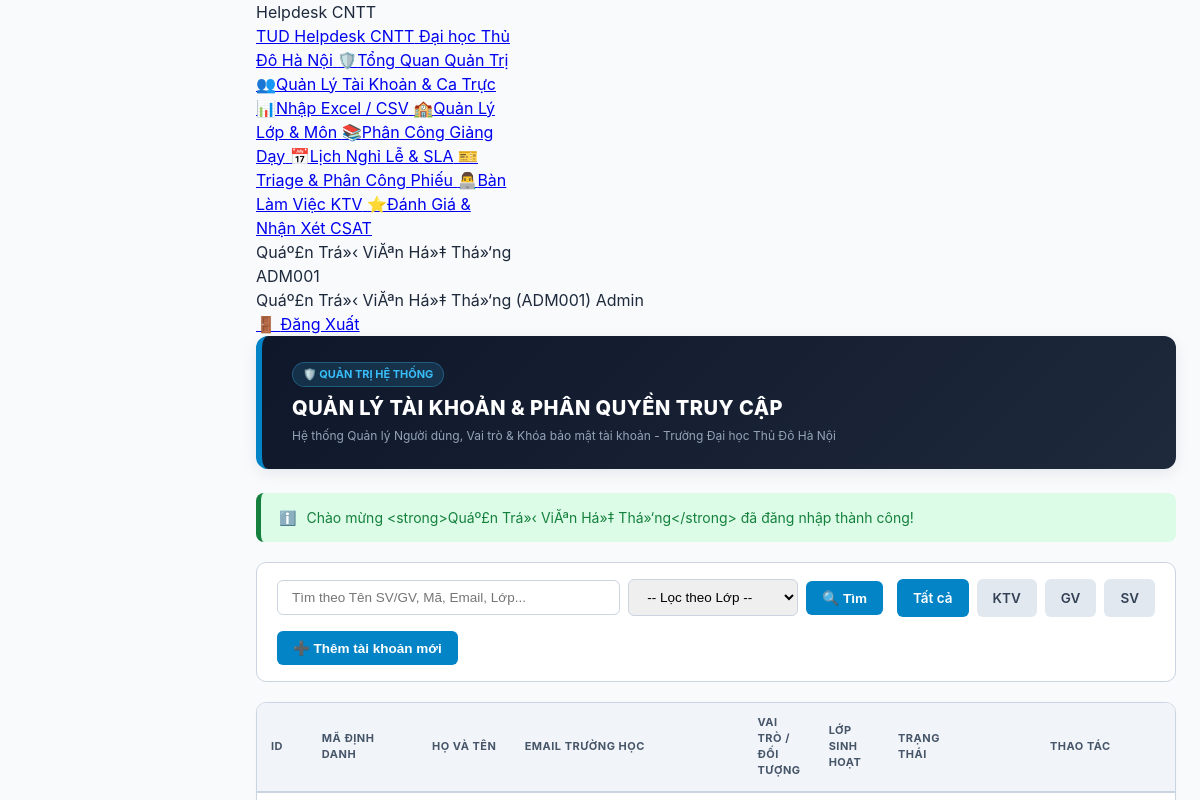
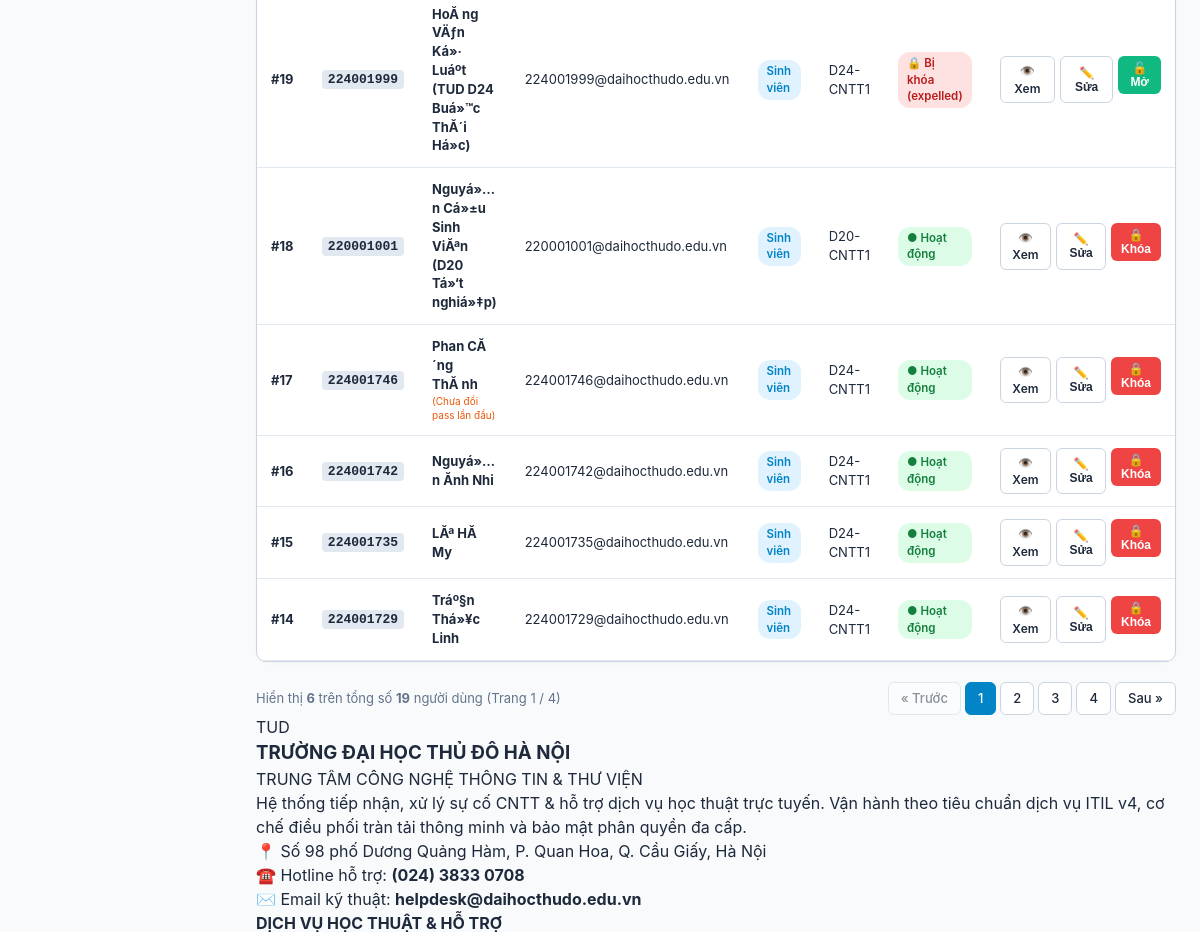
Before: /admin/users.php (signed in, upper part) with the older database file (2 pictures, top to bottom).
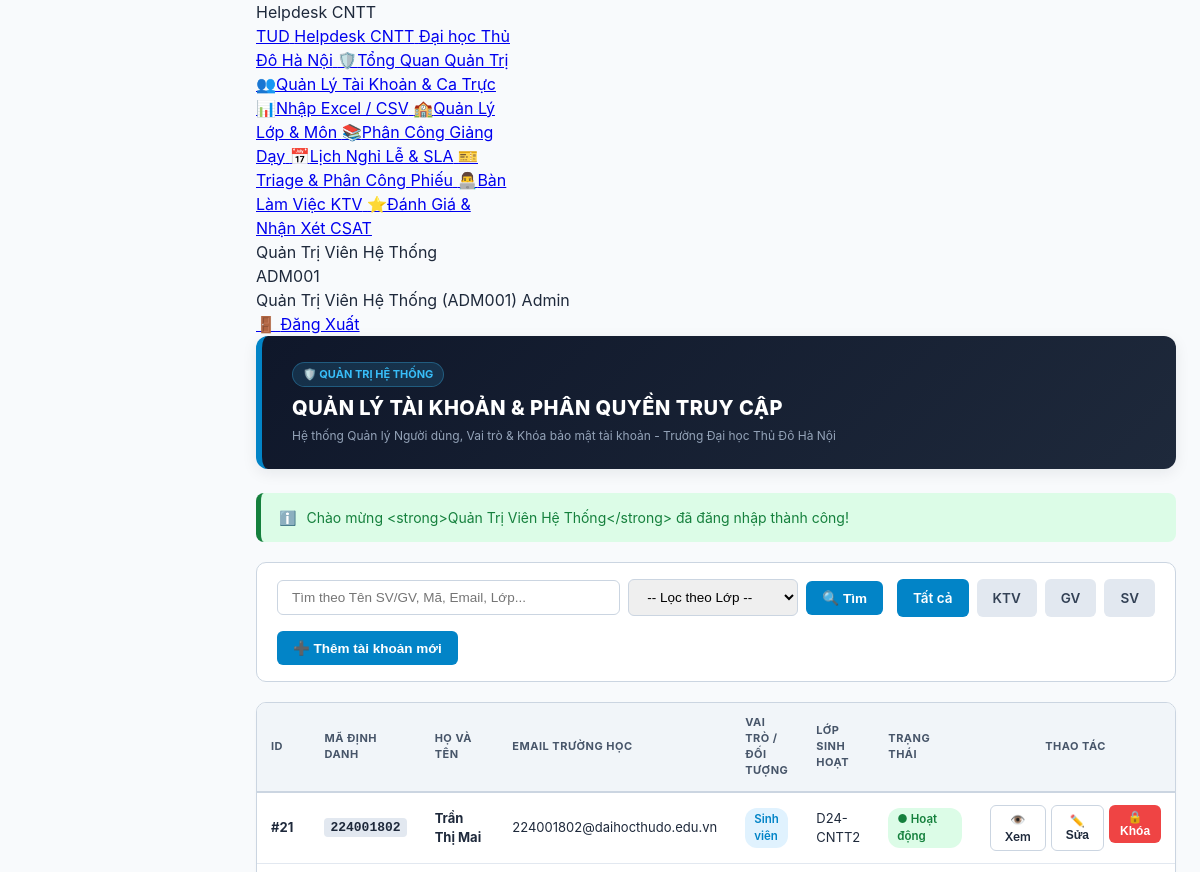
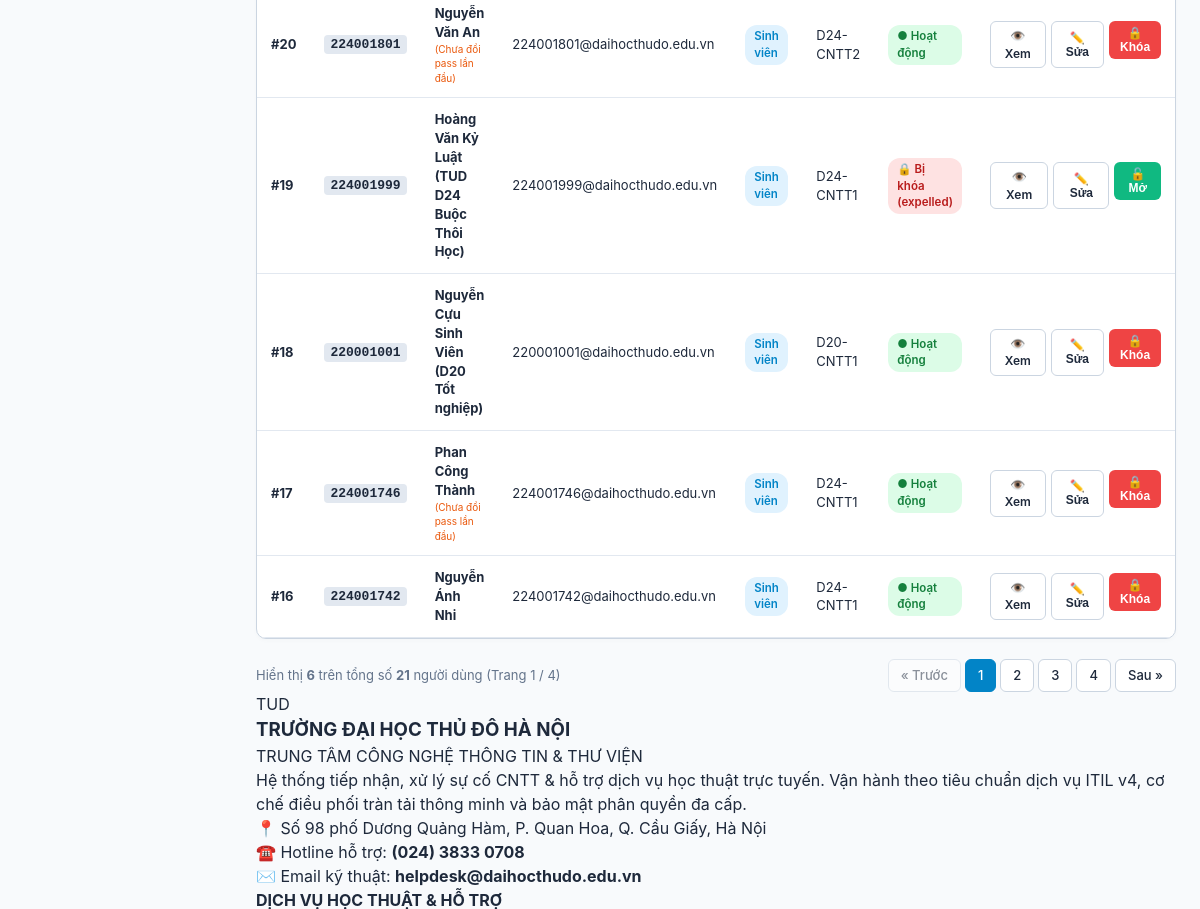
After: the same page with the newer database file (2 pictures, top to bottom).
### tables this page shows
CREATE TABLE `users` (
  `id` int(10) unsigned NOT NULL AUTO_INCREMENT,
  `user_code` varchar(30) NOT NULL,
  `name` varchar(100) NOT NULL,
  `email` varchar(190) NOT NULL,
  `personal_email` varchar(190) DEFAULT NULL,
  `password_hash` varchar(255) NOT NULL,
  `role` enum('requester','agent','admin') NOT NULL DEFAULT 'requester',
  `user_type` enum('student','lecturer','staff') NOT NULL DEFAULT 'student',
  `department` varchar(100) DEFAULT NULL,
  `phone` varchar(20) DEFAULT NULL,
  `class_id` int(10) unsigned DEFAULT NULL,
  `cohort` varchar(20) DEFAULT 'D24',
  `academic_status` enum('studying','graduated','expelled','suspended') NOT NULL DEFAULT 'studying',
  `specialty_category_id` int(10) unsigned DEFAULT NULL,
  `max_capacity` tinyint(3) unsigned NOT NULL DEFAULT 5,
  `active_tickets_count` tinyint(3) unsigned NOT NULL DEFAULT 0,
  `is_on_duty` tinyint(1) NOT NULL DEFAULT 1,
  `failed_attempts` tinyint(3) unsigned NOT NULL DEFAULT 0,
  `locked_until` datetime DEFAULT NULL,
  `is_active` tinyint(1) NOT NULL DEFAULT 1,
  `lock_reason` enum('none','brute_force','violation','expelled','tuition_debt','graduated') NOT NULL DEFAULT 'none',
  `is_first_login` tinyint(1) NOT NULL DEFAULT 1,
  `created_at` datetime NOT NULL DEFAULT current_timestamp(),
  `updated_at` datetime NOT NULL DEFAULT current_timestamp() ON UPDATE current_timestamp(),
  `avatar_path` varchar(255) DEFAULT NULL,
  PRIMARY KEY (`id`),
  UNIQUE KEY `uq_users_user_code` (`user_code`),
  UNIQUE KEY `uq_users_email` (`email`),
  KEY `fk_users_class` (`class_id`),
  KEY `fk_users_specialty_category` (`specialty_category_id`),
  KEY `idx_agent_dispatch` (`role`,`is_active`,`is_on_duty`,`specialty_category_id`,`active_tickets_count`),
  KEY `idx_user_lookup` (`user_code`,`user_type`,`academic_status`),
  KEY `idx_cohort_filter` (`cohort`,`academic_status`),
  CONSTRAINT `fk_users_class` FOREIGN KEY (`class_id`) REFERENCES `classes` (`id`) ON DELETE SET NULL,
  CONSTRAINT `fk_users_specialty_category` FOREIGN KEY (`specialty_category_id`) REFERENCES `categories` (`id`) ON DELETE SET NULL
);

### config/database.php (called while the page is built, shortened)
<?php
if (!function_exists('get_flash')) {
    function get_flash(): ?array {
        if (isset($_SESSION['flash'])) {
            $flash = $_SESSION['flash'];
            return $flash;
        }
        return null;
    }
}
if (!function_exists('get_app_base_url')) {
    function get_app_base_url(): string {
        $docRoot = str_replace('\\', '/', realpath($_SERVER['DOCUMENT_ROOT'] ?? '') ?: ($_SERVER['DOCUMENT_ROOT'] ?? ''));
        $appRoot = str_replace('\\', '/', realpath(__DIR__ . '/..') ?: dirname(__DIR__));
        if ($docRoot && str_starts_with($appRoot, $docRoot)) {
            $rel = substr($appRoot, strlen($docRoot));
            $base = '/' . trim(str_replace('\\', '/', $rel), '/') . '/';
            return str_replace('//', '/', $base);
        }
        return '/';
    }
}
return [
    'driver'    => 'mysql',
    'host'      => '127.0.0.1',
    'port'      => 3306,
    'database'  => 'helpdesk_thudo',
    'username'  => 'root',
    'password'  => '12345678',
    'charset'   => 'utf8mb4',
    'collation' => 'utf8mb4_unicode_ci',
    'options'   => [
        PDO::ATTR_ERRMODE            => PDO::ERRMODE_EXCEPTION,
        PDO::ATTR_DEFAULT_FETCH_MODE => PDO::FETCH_ASSOC,
        PDO::ATTR_EMULATE_PREPARES   => true,
    ],
];

### app/Models/UserRepository.php (called while the page is built, shortened)
<?php
require_once __DIR__ . '/../../config/database.php';
class UserRepository {
    public static function findActiveUsers(array $filters = [], int $page = 1, int $perPage = 8): array {
        $pdo = db();
        $kw = trim($filters['kw'] ?? '');
        $type = $filters['type'] ?? '';
        $classId = (int)($filters['class_id'] ?? 0);
        $page = max(1, $page);
        $offset = ($page - 1) * $perPage;
        $conditions = [];
        $params = [];
        $sql = "SELECT
                    u.id,
                    u.user_code,
                    u.name,
                    u.email,
                    u.role,
                    u.user_type,
                    u.cohort,
                    u.academic_status,
                    u.is_active,
                    u.lock_reason,
                    u.is_first_login,
                    COALESCE(c.class_code, c.name, 'Chưa xếp lớp') AS class_name,
                    c.class_code,
                    c.name AS class_full_name,
                    c.id AS class_id
                FROM users u
                LEFT JOIN classes c ON c.id = u.class_id ";
        $sql .= "ORDER BY u.id DESC LIMIT :limit OFFSET :offset";
        $stmt = $pdo->prepare($sql);
        $stmt->bindValue(':limit', (int)$perPage, PDO::PARAM_INT);
        $stmt->bindValue(':offset', (int)$offset, PDO::PARAM_INT);
        $stmt->execute();
        return $stmt->fetchAll();
    }
    public static function countActiveUsers(array $filters = []): int {
        $pdo = db();
        $kw = trim($filters['kw'] ?? '');
        $type = $filters['type'] ?? '';
        $classId = (int)($filters['class_id'] ?? 0);
        $sql = "SELECT COUNT(*) FROM users u LEFT JOIN classes c ON c.id = u.class_id ";
        $conditions = [];
        $params = [];
        $stmt = $pdo->prepare($sql);
        $stmt->execute();
        return (int) $stmt->fetchColumn();
    }
}

### admin/users.php (the view, shortened to what the changed rows need)
<?php
require_once __DIR__ . '/../config/database.php';
require_once __DIR__ . '/../app/Models/UserRepository.php';
$kw      = trim($_GET['kw'] ?? '');
$type    = $_GET['type'] ?? '';
if (!in_array($type, ['agent', 'lecturer', 'student'], true)) {
    $type = '';
}
$classId = (int)($_GET['class_id'] ?? 0);
$page    = max(1, (int)($_GET['page'] ?? 1));
$perPage = 6;
$filters    = ['kw' => $kw, 'type' => $type, 'class_id' => $classId];
$totalUsers = UserRepository::countActiveUsers($filters);
$totalPages = max(1, (int)ceil($totalUsers / $perPage));
$users   = UserRepository::findActiveUsers($filters, $page, $perPage);
$flash = get_flash();
?>
<!DOCTYPE html>
<html lang="vi">
<head>
</head>
<body>
<?php require_once __DIR__ . '/../includes/navbar.php'; ?>
<div class="container">
    <div class="header-card" style="display:flex; justify-content:space-between; align-items:center; flex-wrap:wrap; gap:12px;">
        <div class="header-title">
            <h1 style="margin:0; font-size:20px; font-weight:800; color:#fff;">QUẢN LÝ TÀI KHOẢN & PHÂN QUYỀN TRUY CẬP</h1>
        </div>
    </div>
    <?php if ($flash): ?>
        <div data-auto-dismiss="4500" class="alert alert-<?= htmlspecialchars($flash['type']) ?>">
            <span>ℹ️</span>
            <div><?= htmlspecialchars($flash['message']) ?></div>
        </div>
    <?php endif; ?>
    <div class="table-responsive">
        <table>
            <thead>
                <tr>
                    <th style="width: 50px;">ID</th>
                    <th>Mã định danh</th>
                    <th>Họ và tên</th>
                    <th>Email trường học</th>
                    <th>Vai trò / Đối tượng</th>
                    <th>Lớp sinh hoạt</th>
                    <th>Trạng thái</th>
                    <th style="width: 220px; text-align: center;">Thao tác</th>
                </tr>
            </thead>
            <tbody>
                <?php if (empty($users)): ?>
                    <tr>
                        <td colspan="8" style="text-align: center; padding: 40px; color: #94a3b8;">
                            Không tìm thấy người dùng nào phù hợp với từ khóa "<strong><?= htmlspecialchars($kw) ?></strong>".
                        </td>
                    </tr>
                <?php else: ?>
                    <?php foreach ($users as $u): ?>
                        <tr>
                            <td><strong>#<?= $u['id'] ?></strong></td>
                            <td><code style="background: #e2e8f0; padding: 2px 6px; border-radius: 4px; font-weight: bold;"><?= htmlspecialchars($u['user_code']) ?></code></td>
                            <td>
                                <strong><?= htmlspecialchars($u['name']) ?></strong>
                                <?php if ($u['is_first_login'] == 1): ?>
                                    <span style="font-size: 10px; color: #ea580c; display: block;">(Chưa đổi pass lần đầu)</span>
                                <?php endif; ?>
                            </td>
                            <td><?= htmlspecialchars($u['email']) ?></td>
                            <td>
                                <?php if ($u['role'] === 'admin'): ?>
                                    <span class="badge badge-admin">Quản trị viên</span>
                                <?php elseif ($u['role'] === 'agent'): ?>
                                    <span class="badge badge-agent">Kỹ thuật viên</span>
                                <?php elseif ($u['user_type'] === 'lecturer'): ?>
                                    <span class="badge badge-lecturer">Giảng viên</span>
                                <?php else: ?>
                                    <span class="badge badge-student">Sinh viên</span>
                                <?php endif; ?>
                            </td>
                            <td><?= htmlspecialchars($u['class_name']) ?></td>
                            <td>
                                <?php if ($u['is_active'] == 1): ?>
                                    <span class="badge badge-active">● Hoạt động</span>
                                <?php else: ?>
                                    <span class="badge badge-locked">🔒 Bị khóa (<?= htmlspecialchars($u['lock_reason']) ?>)</span>
                                <?php endif; ?>
                            </td>
                            <td style="text-align: center;">
                                <div style="display: inline-flex; gap: 5px;">
                                    <a href="user_detail.php?id=<?= $u['id'] ?>" class="btn btn-outline" title="Xem hồ sơ">👁️ Xem</a>
                                    <button type="button" class="btn btn-outline" onclick='openEditModal(<?= json_encode($u) ?>)'>✏️ Sửa</button>
                                    <form method="POST" action="user_action.php" onsubmit="return confirm('Bạn có chắc muốn đổi trạng thái khóa tài khoản này?');" style="display:inline;">
                                        <?php if ($u['is_active'] == 1): ?>
                                            <button type="submit" class="btn btn-danger" title="Khóa tài khoản">🔒 Khóa</button>
                                        <?php else: ?>
                                            <button type="submit" class="btn btn-success" title="Mở khóa tài khoản">🔓 Mở</button>
                                        <?php endif; ?>
                                    </form>
                                </div>
                            </td>
                        </tr>
                    <?php endforeach; ?>
                <?php endif; ?>
            </tbody>
        </table>
    </div>
    <div class="pagination-container">
        <div>
            Hiển thị <strong><?= count($users) ?></strong> trên tổng số <strong><?= $totalUsers ?></strong> người dùng
            (Trang <?= $page ?> / <?= $totalPages ?>)
        </div>
        <?php if ($totalPages > 1): ?>
            <ul class="pagination">
                <?php for ($i = 1; $i <= $totalPages; $i++): ?>
                    <li class="page-item <?= ($i === $page) ? 'active' : '' ?>">
                        <a class="page-link" href="?kw=<?= urlencode($kw) ?>&amp;type=<?= urlencode($type) ?>&amp;class_id=<?= $classId ?>&amp;page=<?= $i ?>"><?= $i ?></a>
                    </li>
                <?php endfor; ?>
            </ul>
        <?php endif; ?>
    </div>
</div>
</body>
</html>

### includes/navbar.php (shortened to what the changed rows need)
<?php
require_once __DIR__ . '/../config/database.php';
$appBase = get_app_base_url();
$currentUser = $_SESSION['user'] ?? null;
$isLoggedIn  = !empty($currentUser);
$userRole    = $currentUser['role'] ?? 'guest';
$userType    = $currentUser['user_type'] ?? 'guest';
$hasFixedSidebar = $isLoggedIn;
?>
<script src="https://www.gstatic.com/antigravity/web/dev/tailwindcss.min.js"></script>
<header class="bg-slate-900 border-b border-slate-800 text-slate-100 sticky top-0 z-[70] shadow-md relative">
    <div class="max-w-7xl mx-auto px-4 sm:px-6 lg:px-8">
        <div class="flex items-center justify-between min-h-14">
            <?php if ($hasFixedSidebar): ?>
                <nav aria-label="Điều hướng chính" class="app-role-sidebar fixed top-0 bottom-0 left-0 z-[80] flex flex-col overflow-y-auto bg-slate-900 p-4 shadow-2xl ring-1 ring-white/10 items-stretch gap-1 text-sm">
            <?php else: ?>
                <nav id="primary-navigation" aria-label="Điều hướng chính" class="flex min-w-0 flex-1 items-center gap-1 overflow-x-auto px-2 text-sm">
            <?php endif; ?>
                <?php if ($hasFixedSidebar): ?>
                    <div class="sidebar-user-copy mt-auto border-t border-slate-700/80 pt-4 text-xs text-slate-200">
                        <div class="truncate font-semibold"><?php echo htmlspecialchars($currentUser['name']); ?></div>
                        <div class="mt-1 text-slate-400"><?php echo htmlspecialchars($currentUser['user_code']); ?></div>
                    </div>
                <?php endif; ?>
            </nav>
            <div class="flex items-center gap-2 shrink-0">
                <?php if ($isLoggedIn): ?>
                    <div class="hidden sm:flex items-center gap-2 bg-slate-800/80 border border-slate-700/80 px-3 py-1 rounded-xl text-xs">
                        <span class="font-semibold text-white"><?php echo htmlspecialchars($currentUser['name']); ?></span>
                        <span class="text-slate-400 font-mono text-[11px]">(<?php echo htmlspecialchars($currentUser['user_code']); ?>)</span>
                        <span class="px-1.5 py-0.5 rounded bg-indigo-500/20 text-indigo-300 text-[10px] font-bold uppercase">
                            <?php
                            if ($userRole === 'admin') echo 'Admin';
                            elseif ($userRole === 'agent') echo 'KTV';
                            elseif ($userType === 'lecturer') echo 'Giảng Viên';
                            else echo 'Sinh Viên';
                            ?>
                        </span>
                    </div>
                    <a href="<?php echo $appBase; ?>index.php?action=logout"
                       aria-label="Đăng xuất" title="Đăng xuất"
                       onclick="return confirm('Bạn có chắc chắn muốn đăng xuất?');"
                       class="px-2 sm:px-2.5 py-1.5 bg-rose-600/20 hover:bg-rose-600 text-rose-300 hover:text-white border border-rose-500/30 rounded-xl text-xs font-bold transition flex items-center gap-1">
                        <span>🚪</span> <span class="hidden sm:inline">Đăng Xuất</span>
                    </a>
                <?php else: ?>
                    <a href="<?php echo $appBase; ?>index.php" aria-label="Đăng nhập" class="px-3 sm:px-4 py-1.5 bg-indigo-600 hover:bg-indigo-500 text-white font-bold rounded-xl text-xs transition shadow-sm">
                        🔑 <span class="sr-only sm:not-sr-only">Đăng Nhập</span>
                    </a>
                <?php endif; ?>
            </div>
        </div>
    </div>
</header>

Changed rows visible on the page:
no longer on this page (row edited): users: id "15", user_code "224001735", name "LĂª HĂ My", email "224001735@daihocthudo.edu.vn", role "Sinh viên", class_name "D24-CNTT1", is_active "● Hoạt động"
no longer on this page (row edited): users: id "14", user_code "224001729", name "Tráº§n Thá»¥c Linh", email "224001729@daihocthudo.edu.vn", role "Sinh viên", class_name "D24-CNTT1", is_active "● Hoạt động"
added users: id "21", user_code "224001802", name "Trần Thị Mai", email "224001802@daihocthudo.edu.vn", role "Sinh viên", class_name "D24-CNTT2", is_active "● Hoạt động"
added users: id "20", user_code "224001801", name "Nguyễn Văn An", is_first_login "(Chưa đổi pass lần đầu)", email "224001801@daihocthudo.edu.vn", role "Sinh viên", class_name "D24-CNTT2", is_active "● Hoạt động"
changed users "224001999@daihocthudo.edu.vn": name "HoĂ ng VÄƒn Ká»· Luáº­t (TUD D24 Buá»™c ThĂ´i Há»c)" → "Hoàng Văn Kỷ Luật (TUD D24 Buộc Thôi Học)"
changed users "220001001@daihocthudo.edu.vn": name "Nguyá»…n Cá»±u Sinh ViĂªn (D20 Tá»‘t nghiá»‡p)" → "Nguyễn Cựu Sinh Viên (D20 Tốt nghiệp)"
changed users "224001746@daihocthudo.edu.vn": name "Phan CĂ´ng ThĂ nh" → "Phan Công Thành"
changed users "224001742@daihocthudo.edu.vn": name "Nguyá»…n Ănh Nhi" → "Nguyễn Ánh Nhi"
Other visible differences:
$currentUser['name']: "Quáº£n Trá»‹ ViĂªn Há»‡ Thá»‘ng" → "Quản Trị Viên Hệ Thống"
$flash['message']: "Chào mừng <strong>Quáº£n Trá»‹ ViĂªn Há»‡ Thá»‘ng</strong> đã đăng nhập thành công!" → "Chào mừng <strong>Quản Trị Viên Hệ Thống</strong> đã đăng nhập thành công!"
$totalUsers: "19" → "21"
